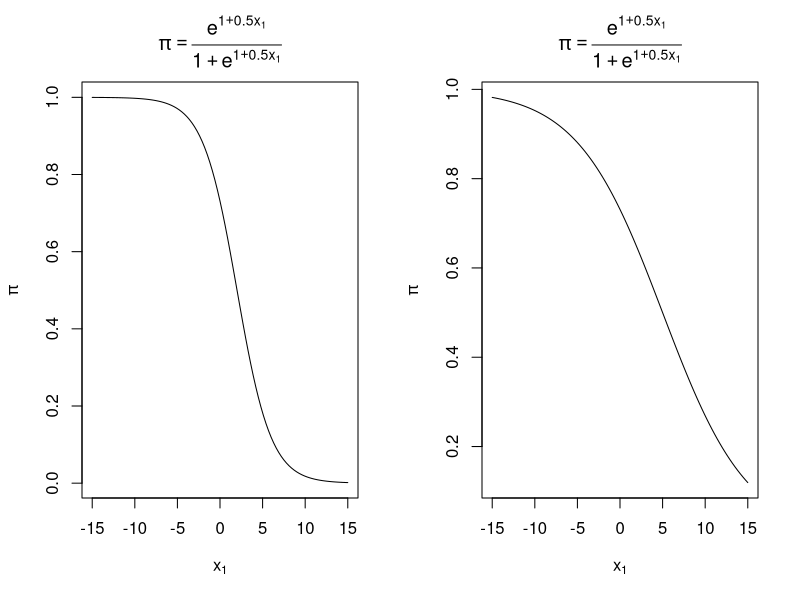
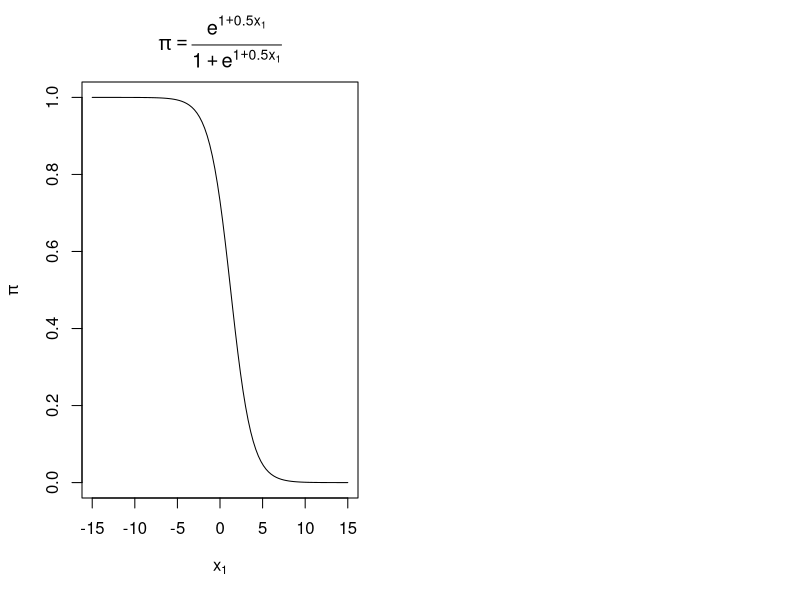

Reproduce these figures in R, in order.
## ---- chunk 1
knitr::opts_chunk$set(echo = TRUE)
## ---- chunk 2
 # pdf(file = "c:\\figures\\Figure2.1BW.pdf", width = 7, height = 6, colormodel = "cmyk")   # Create plot for book
  par(mfrow = c(1,2))
  # par(pty="s") #Create square plots

  beta0<-1
  beta1<- -0.5
  curve(expr = exp(beta0+beta1*x)/(1+exp(beta0+beta1*x)), xlim = c(-15, 15), col = "black",
      main = expression(pi == frac(e^{1+0.5*x[1]}, 1+e^{1+0.5*x[1]})), xlab =  expression(x[1]),
      ylab = expression(pi))
## ---- chunk 3
#Make beta1 greater but still smaller than 0
beta0<-1
  beta1<- -0.2
  curve(expr = exp(beta0+beta1*x)/(1+exp(beta0+beta1*x)), xlim = c(-15, 15), col = "black",
      main = expression(pi == frac(e^{1+0.5*x[1]}, 1+e^{1+0.5*x[1]})), xlab =  expression(x[1]),
      ylab = expression(pi))
## ---- chunk 4
#Make beta1 smaller
beta0<-1
beta1<- -0.8
  curve(expr = exp(beta0+beta1*x)/(1+exp(beta0+beta1*x)), xlim = c(-15, 15), col = "black",
      main = expression(pi == frac(e^{1+0.5*x[1]}, 1+e^{1+0.5*x[1]})), xlab =  expression(x[1]),
      ylab = expression(pi))
